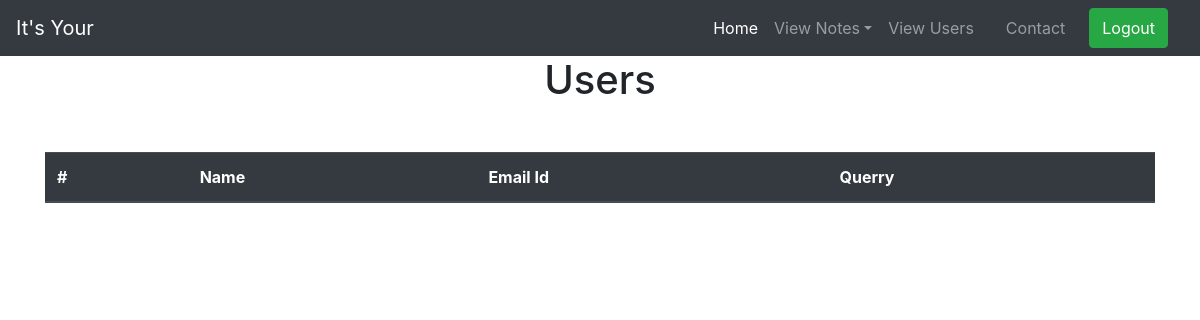
/contact_me (signed in), run on an earlier commit of the app's database.
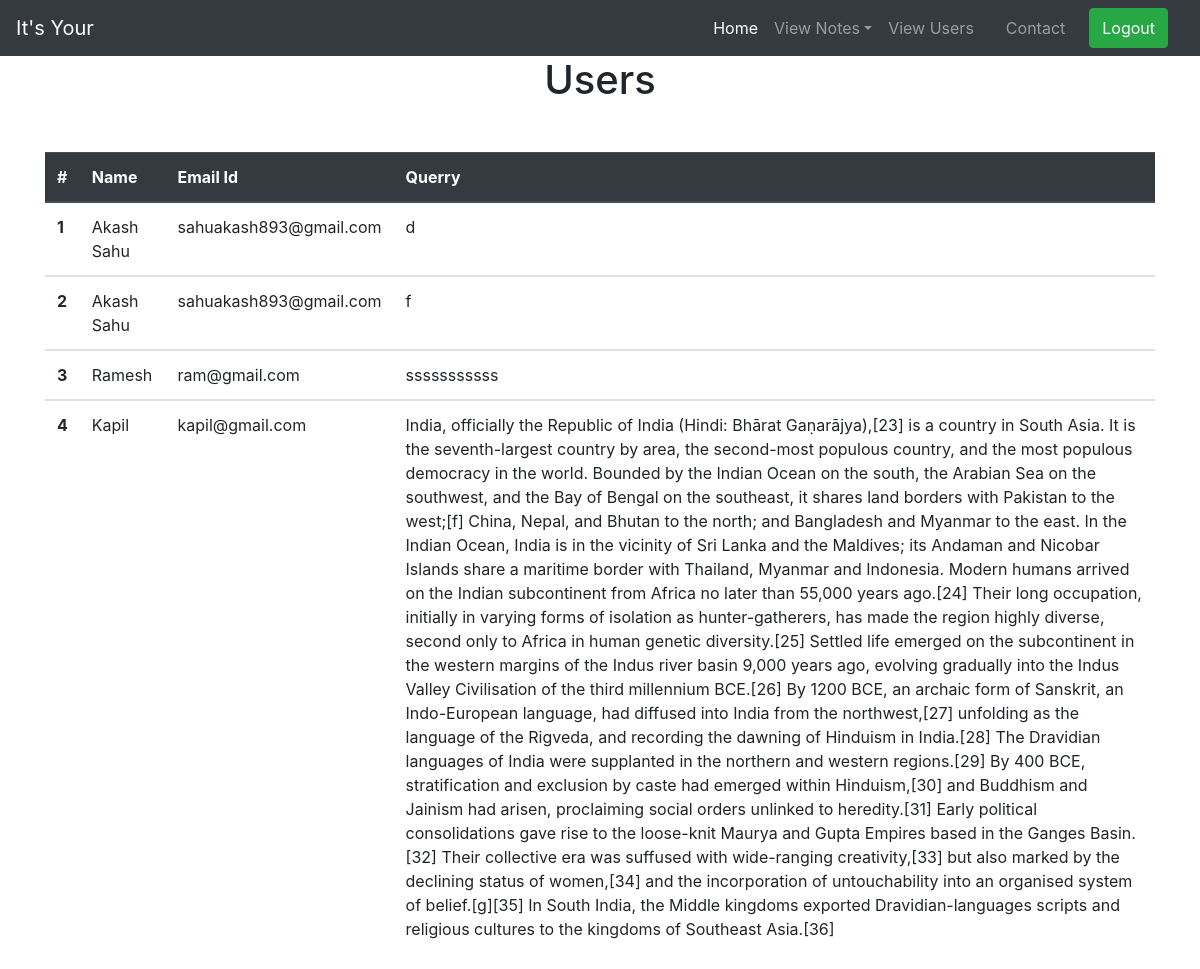
And on a later commit of the database.
### notes/models.py (models this page shows, shortened)
class Contact(models.Model):
     sno= models.AutoField(primary_key=True)
     name= models.CharField(max_length=255)
     email= models.CharField(max_length=100)
     content= models.TextField()
     timeStamp=models.DateTimeField(auto_now_add=True, blank=True)

### notes/views.py (the view)
# urls.py: path('contact_me',contact_me, name="contact_me"),
def contact_me(request):
    if not request.user.is_authenticated:
           return redirect('index')
    users = Contact.objects.all()
    d={'users':users}
    return render(request,'notes/contact_me.html',d)

### notes/templates/notes/contact_me.html (shortened to what this page needs)
{% extends 'notes/admin_nav.html' %}
{% load static %}
{% block body %}
<link rel="stylesheet" href="https://cdnjs.cloudflare.com/ajax/libs/twitter-bootstrap/4.5.2/css/bootstrap.css">
<link rel="stylesheet" href="https://cdn.datatables.net/1.10.23/css/dataTables.bootstrap4.min.css">
<h1 class="text-center">Users </h1>
<div class="container mt-5">
    <table class="table" id="example">
        <thead class="thead-dark">
          <tr>
            <th scope="col">#</th>
            <th scope="col"> Name</th>
            <th scope="col">Email Id</th>
            <th scope="col">Querry</th>
          </tr>
        </thead>
        {% for i in users %}
        <tbody>
          <tr>
            <th scope="row">{{forloop.counter }}</th>
            <td style="text-transform: capitalize;">{{i.name}}</td>
            <td>{{i.email}}</td>
            <td>{{i.content}}</td>
          </tr>
        </tbody>
        {% endfor %}
      </table>
</div>
{% endblock %}

What changed in the data, as far as the page shows it:
added Contact: name "Akash Sahu", email "sahuakash893@gmail.com", content "d"
added Contact: name "Akash Sahu", email "sahuakash893@gmail.com", content "f"
added Contact: name "Ramesh", email "ram@gmail.com", content "sssssssssss"
added Contact: name "Kapil", email "kapil@gmail.com", content "India, officially the Republic of India (Hindi: Bhārat Gaṇarājya),[23] is a country in South Asia. It is the seventh-largest country by area, the second-most populous country, and the most populous democracy in the world. Bounded by the Indian Ocean on the south, the Arabian Sea on the southwest, and the Bay of Bengal on the southeast, it shares land borders with Pakistan to the west;[f] China, Nepal, and Bhutan to the north; and Bangladesh and Myanmar to the east. In the Indian Ocean, India is in the vicinity of Sri Lanka and the Maldives; its Andaman and Nicobar Islands share a maritime border with Thailand, Myanmar and Indonesia. Modern humans arrived on the Indian subcontinent from…"
